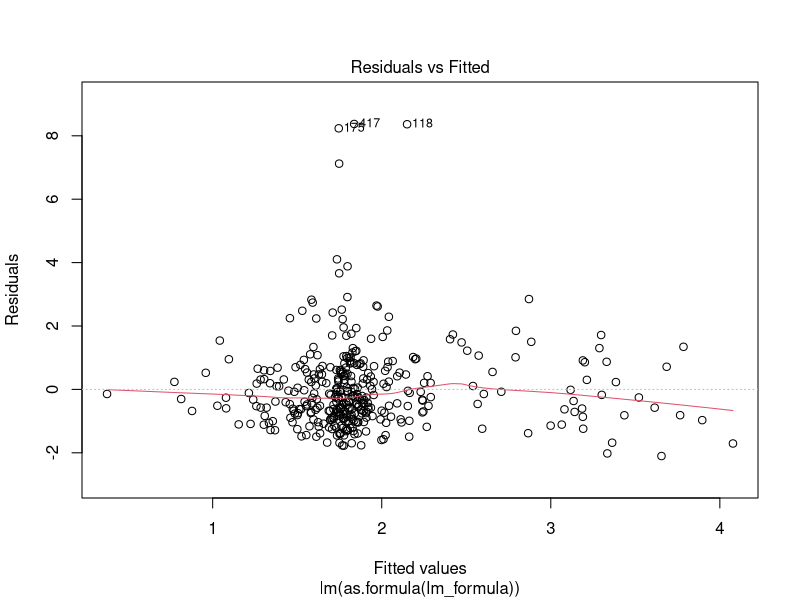
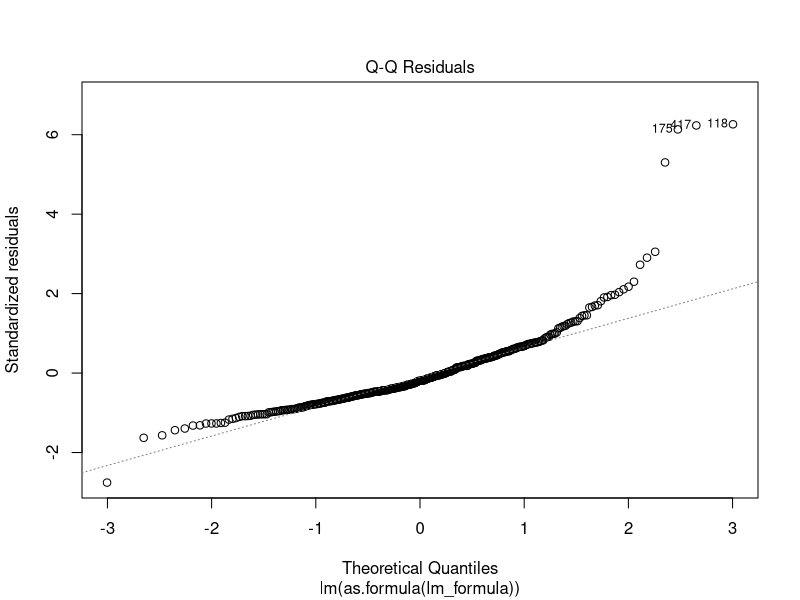
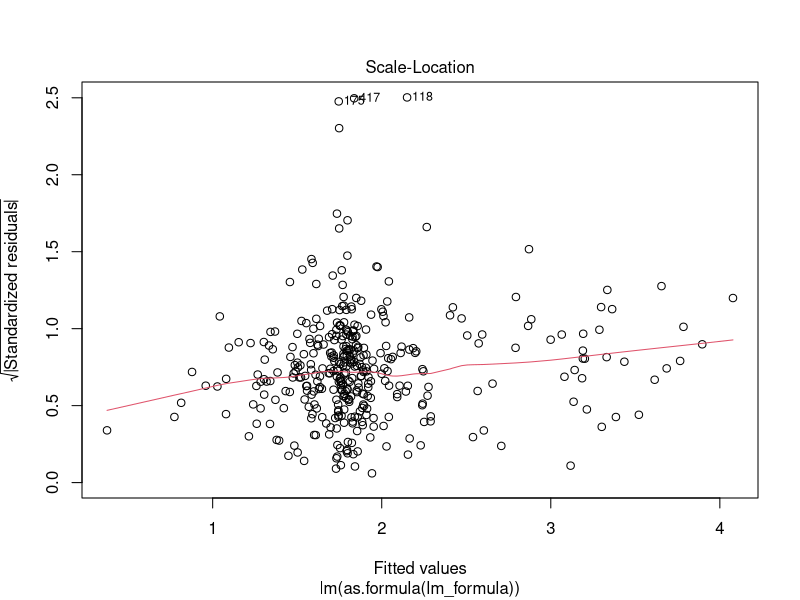
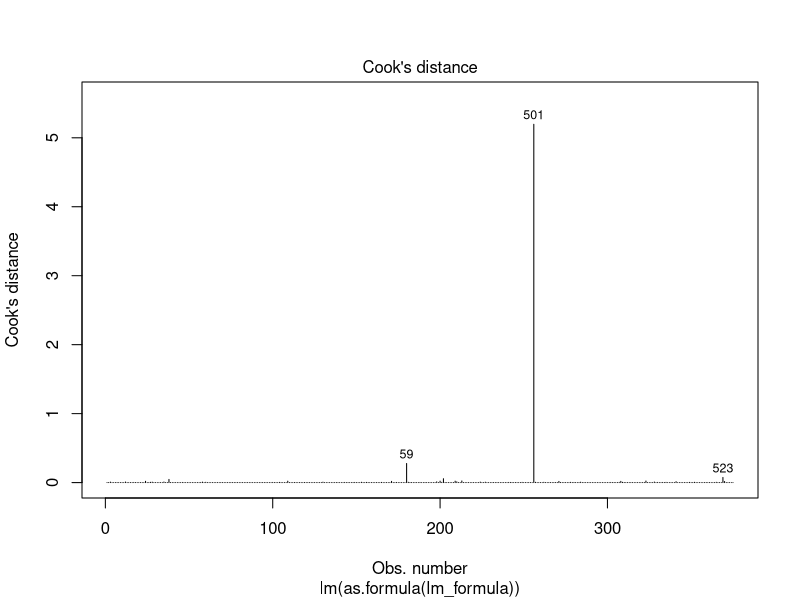
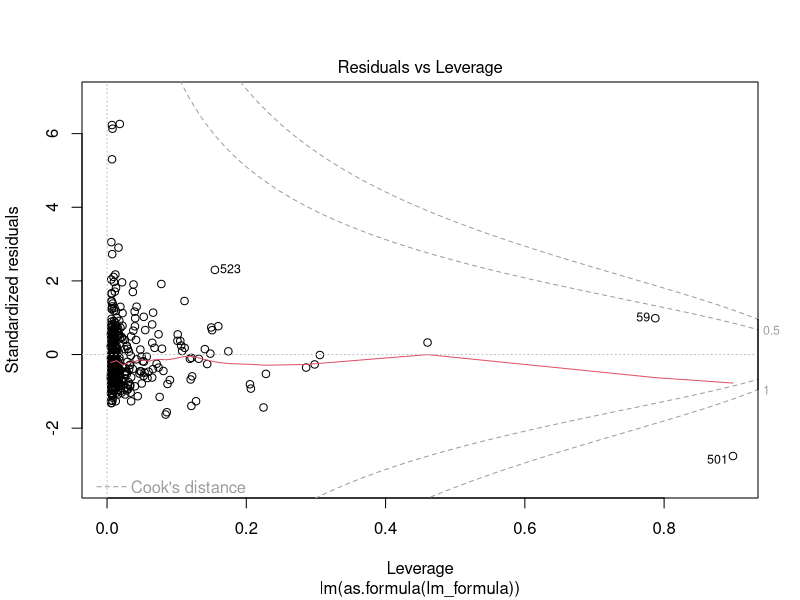
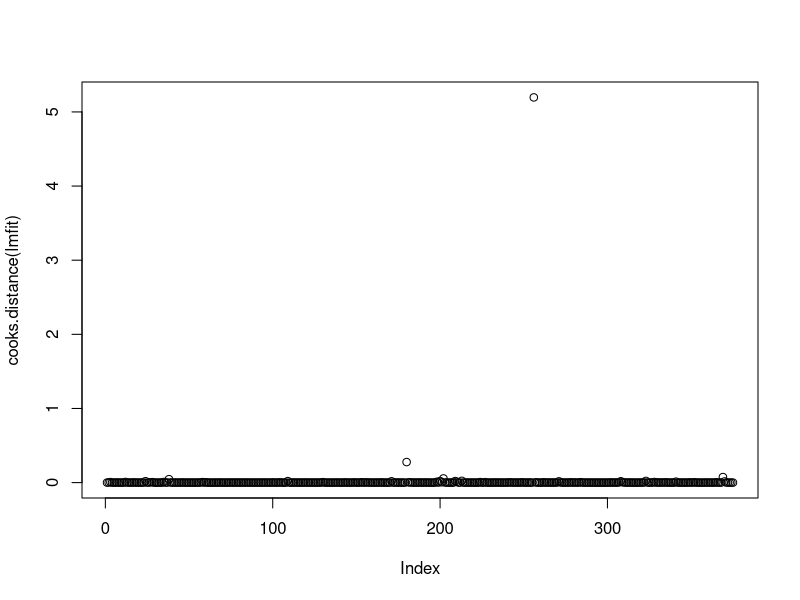
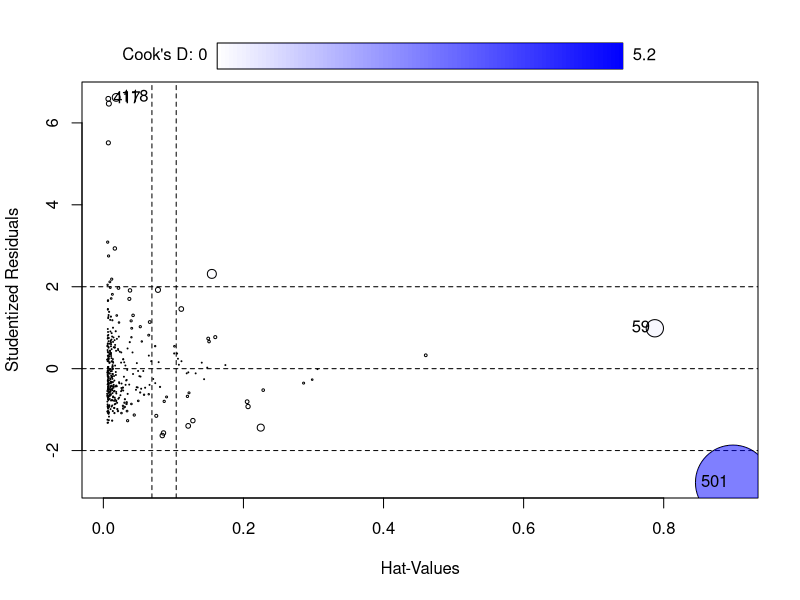
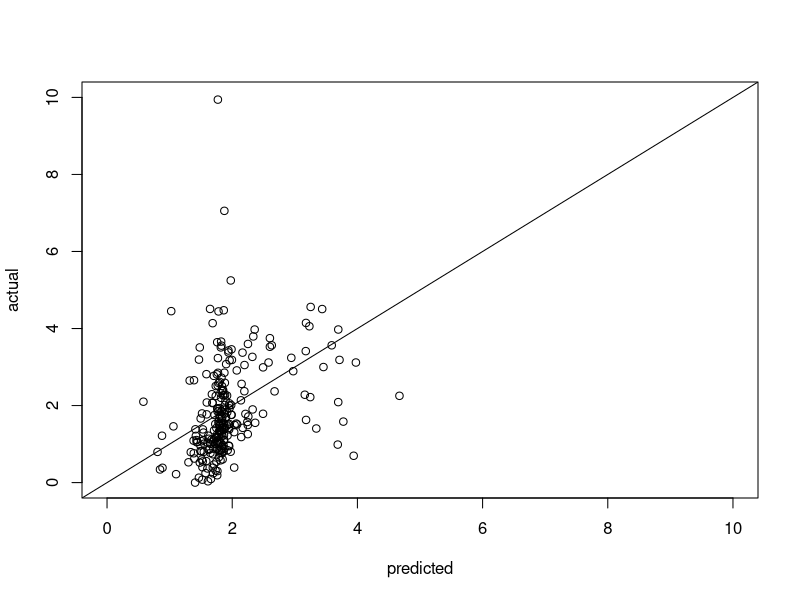

Write the R code that produced these figures, in order.
library(car)
library(lmtest)
setwd(dir = "~/research/nikete/Comunity-Structure-Extremely-Speculative-Asset-Dynamics/data")
data = read.csv(file = "joined_price_network_usd.csv", header = TRUE, sep = ",")
data$network_date = as.character(data$network_date, format = "%Y-%m-%d")
data$earliest_trade_date = as.character(data$earliest_trade_date, format = "%Y-%m-%d")
data$earliest_mention_date = as.character(data$earliest_mention_date, format = "%Y-%m-%d")
data$log_severity_to_average_after_max_volume_weighted = log(data$severity_to_average_after_max_volume_weighted)
data$magnitude = data$normalized_total_volume_before_max / data$normalized_total_volume
# fix infinite satoshi distance
data$user1_satoshi_distance_inf = data$user1_satoshi_distance>7
data$user1_satoshi_distance[data$user1_satoshi_distance_inf] = 7

# remove btc if present
data = data[data$symbol != "BTC",]

data_size = nrow(data)
# 60% train
train_size = floor(0.60 * data_size)
# reporoducible partition?
set.seed(19870209)
train_indices = sample(seq(data_size), size = train_size)

train_data = data[train_indices, ]
test_data = data[-train_indices, ]

independent_vars =  c("user1_num_posts",
                      "user1_num_subjects",
                      "user1_days_since_first_post",
                      "user1_degree_incoming",
                      "user1_degree_outgoing",
                      "user1_clustering_coefficient",
                      "user1_closeness_centrality_weighted",
                      "user1_betweenness_centrality_weighted",
                      "user1_satoshi_distance",
                      "user1_satoshi_distance_inf",
                      "user1_satoshi_pagerank_weighted",
                      "user1_pagerank_weighted")
dependent_var = "log_severity_to_average_after_max_volume_weighted"
lm_formula = paste(dependent_var, "~", paste(independent_vars, collapse=" + "))
lmfit = lm(as.formula(lm_formula), train_data)
summary(lmfit)
plot(lmfit, which=1, ask=F)
plot(lmfit, which=2, ask=F)
plot(lmfit, which=3, ask=F)
plot(lmfit, which=4, ask=F)
plot(lmfit, which=5, ask=F)

# get outlier points
train_data[which(cooks.distance(lmfit) > 30/nrow(train_data)), independent_vars]
which(cooks.distance(lmfit) > 30/nrow(train_data))
plot(cooks.distance(lmfit))
influencePlot(lmfit)

# test for heteroskedasticity
bptest(lmfit)

# remove highly influential points
remove = -c(144,335)
train_data = train_data[remove,]
remove = -c(14)
train_data = train_data[remove,]
remove = -c(121)
train_data = train_data[remove,]

# test
predictions = predict.lm(lmfit, test_data)
plot(predictions, test_data[,dependent_var], xlim=c(0,10), ylim=c(0,10), ylab="actual", xlab="predicted")
abline(a=0, b=1)
